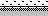

Tiled map render using the project's own tile images. Description and the whole map definition, tile-layer contents included, below:
An orthogonal 6x2 tile map with 8x8 px tiles, 1 tile layer (Tile Layer 1).

<map version="1.8" tiledversion="1.8.4" orientation="orthogonal" renderorder="right-down" width="6" height="2" tilewidth="8" tileheight="8" infinite="0" nextlayerid="2" nextobjectid="1">
 <tileset firstgid="1" source="../tileset/tileset.tsx" />
 <layer id="1" name="Tile Layer 1" width="6" height="2">
  <data encoding="csv">
34,34,34,34,34,34,
57,57,57,57,57,57
</data>
 </layer>
</map>
